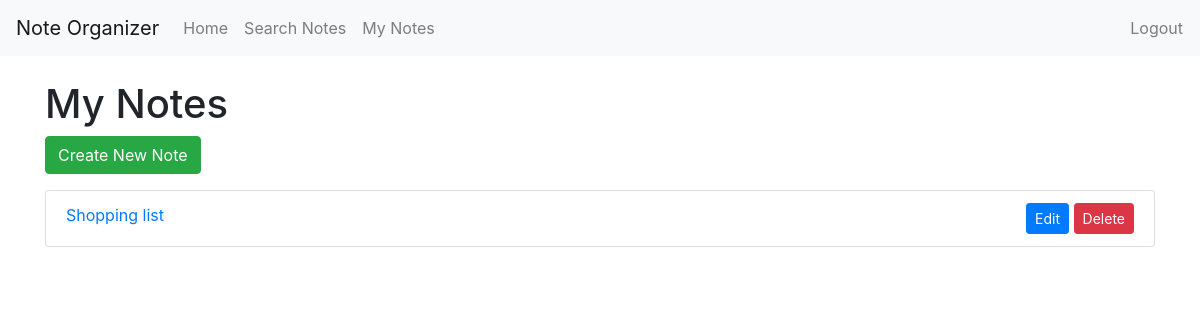
The app's page /notes/ (signed in), older data.
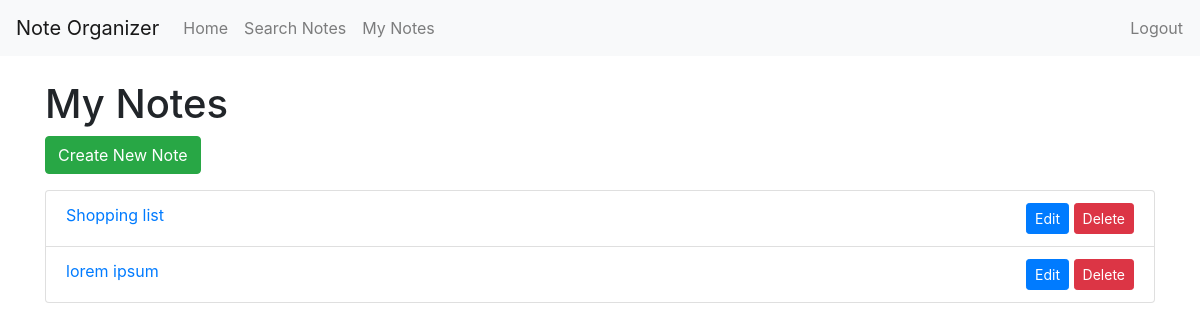
The same page, newer data.
### notes/models.py (models this page shows, shortened)
class Note(models.Model):
    title = models.CharField(max_length=200)
    content = models.TextField(blank=True)
    created_at = models.DateTimeField(auto_now_add=True)
    updated_at = models.DateTimeField(auto_now=True)
    user = models.ForeignKey(User, on_delete=models.CASCADE)

### notes/views.py (the view)
# urls.py: path('notes/', views.note_list, name='note_list'),
@login_required
def note_list(request):
    notes = Note.objects.filter(user=request.user)
    return render(request, 'notes/note_list.html', {'notes': notes})

### notes/templates/notes/note_list.html
{% extends 'base.html' %}
{% block content %}
<h1>My Notes</h1>
<a href="{% url 'note_create' %}" class="btn btn-success mb-3">Create New Note</a>
<ul class="list-group">
    {% for note in notes %}
        <li class="list-group-item">
            <a href="{% url 'note_detail' note.id %}">{{ note.title }}</a>
            <span class="float-right">
                <a href="{% url 'note_update' note.id %}" class="btn btn-primary btn-sm">Edit</a>
                <a href="{% url 'note_delete' note.id %}" class="btn btn-danger btn-sm">Delete</a>
            </span>
        </li>
    {% empty %}
        <li class="list-group-item">No notes found.</li>
    {% endfor %}
</ul>
{% endblock %}

Row changes from the older to the newer data that the page shows:
added Note: title "lorem ipsum"
